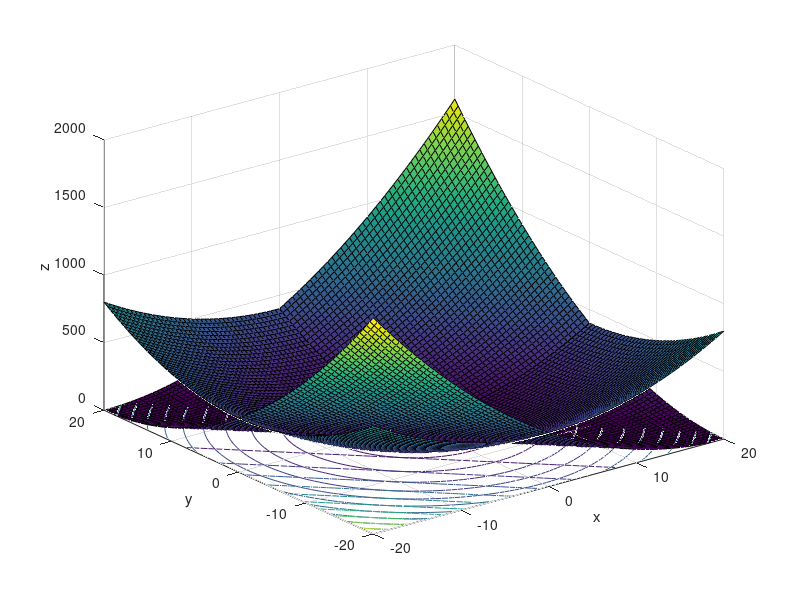

Write the MATLAB code that produced this figure.
clear
close all
clc

r=0;
for x=-20:0.5:20
    r=r+1;c=0;
	for y= -20:0.5:20
        c=c+1;
		X_loc(r,c)=x;
        Y_loc(r,c)=y;
        z(r,c)=x^2+y^2;
        z1(r,c)=x^2+y^2+2*x*y;
    end
end
plot3(X_loc,Y_loc,z);
surfc(X_loc,Y_loc,z); hold on;
surfc(X_loc,Y_loc,z1); hold off;
xlabel('x');
ylabel('y');
zlabel('z');
